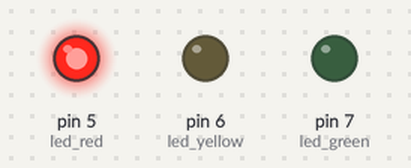
The sketch below on a simulated Arduino Uno, built with avr-gcc and run on an emulated ATmega328P. On the bench: output pins drawn as LEDs (lit = HIGH).

Above: at 0.05 s.
At 1.45 s:
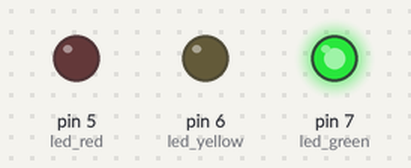
At 2.85 s:
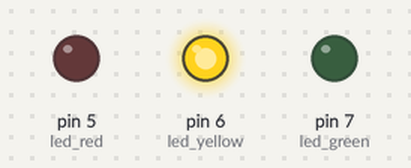
Timing chart, 0 to 3.1 s (numbered marks = the images above):
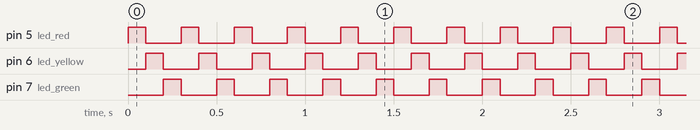

The sketch:

turn_on_led.ino
```cpp
int led_green = 7;  // initialize what pin you want to use, and what you would use it for
int led_yellow = 6;
int led_red = 5;


void setup() {
  pinMode(led_green, OUTPUT);  // configure led variable as a pin, and make it an output
  pinMode(led_yellow, OUTPUT);
  pinMode(led_red, OUTPUT);
}

void loop() {
  digitalWrite(led_red, HIGH);  // led 5 is a digital pin, so we send an high 5v signal there
  delay(100);              // it is measured in mS

  digitalWrite(led_yellow, HIGH);
  digitalWrite(led_red, LOW);
  delay(100);

  digitalWrite(led_green, HIGH);
  digitalWrite(led_yellow, LOW);
  delay(100);

  digitalWrite(led_green, LOW);
}
```

Measured:
- by itself, pin 5 (led_red), pin 6 (led_yellow), pin 7 (led_green): alternates HIGH for 0.10 s and LOW for 0.20 s
